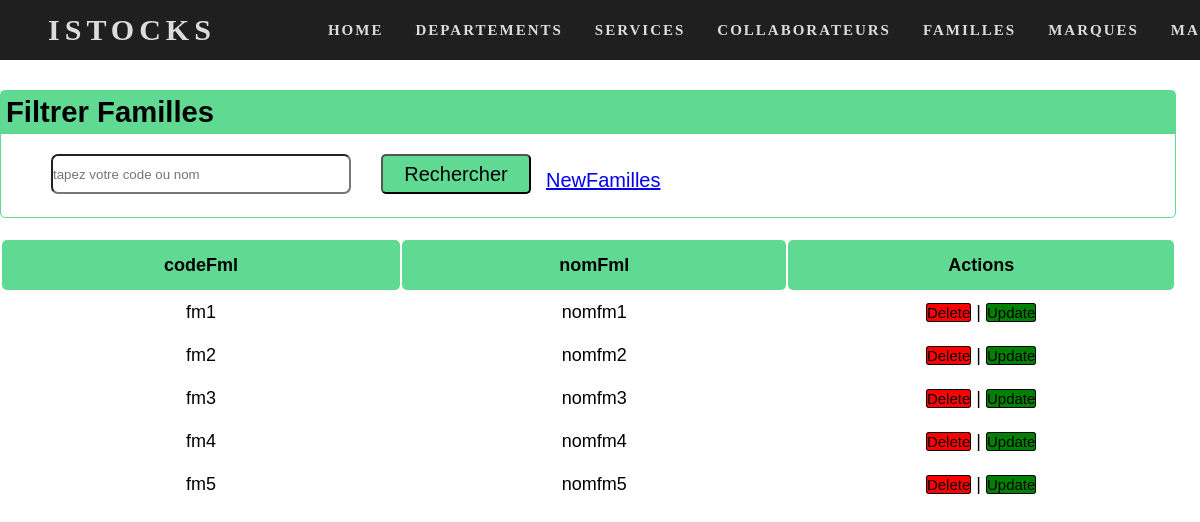
The page /Pages/GestionFamilleConsultation.php on the database as committed earlier.
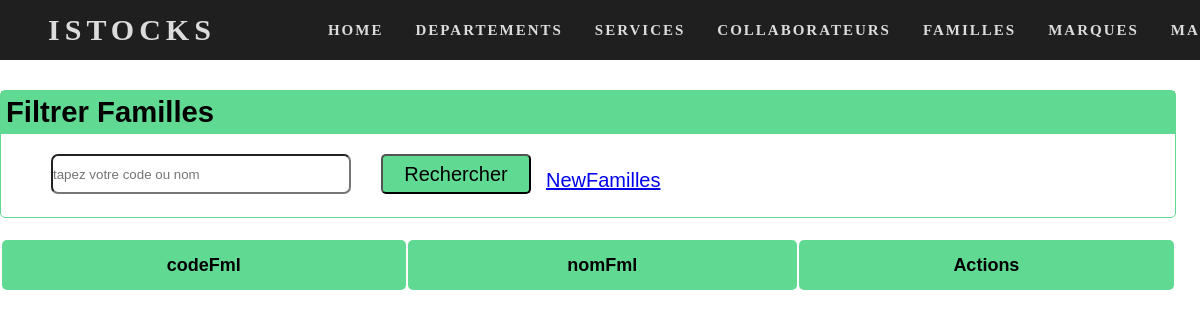
The same page on the database as committed later.
### tables this page shows
create table Familles (
    codeFml varchar(20),
    codeEntrFk varchar(20) null,
    nomFml varchar(80),
    description varchar(255),
    constraint pk primary key(codeFml,codeEntrFk)
);

### MyLibrery/connecter.php (called while the page is built, shortened)
<?php
function ExecuteReader($pdo,$req){
    return $pdo->query($req);
}
?>

### Pages/GestionFamilleConsultation.php (the view, shortened to what this page needs)
<?php
include("../myLibrery/head_istocks.php");
include("../myLibrery/connecter.php");
$dr_affiche=ExecuteReader($cnx,"select * from Familles");
?>
<br><br><br><br><br>
<div class="back">
    <form action="GestionFamilleConsultation.php" method="get" id="frm">
          <div class="part1">
            <div class="title">
               <H3> Filtrer Familles </H3>
            </div>
            <div class="text">
              <input type="text" name="codeFml" id="txt" placeholder="tapez votre code ou nom">
             <input type="submit" name="btn" value="Rechercher" id="button" >
             <a href="GestionFamille.php" id="new">NewFamilles</a>
             </div>
          </div>
             <table id="mytable" name="table">
                 <tr>
                   <th>codeFml</th>
                   <th>nomFml</th>
                   <th>Actions</th>
                 </tr>
                 <?php while($x=$dr_affiche->fetch()){?>
                <tr>
                    <td><?php echo($x['codeFml']); ?></td>
                    <td><?php echo($x['nomFml']); ?></td>
                    <td>
                    <a href="supFamille.php?codeFml=<?php echo($x['codeFml']); ?>&codeEntrFk=<?php echo($x['codeEntrFk']); ?>" onclick="return confirm('veuillez vraiment suprimer <?php echo($x['codeFml']); ?>');" value="<?php echo($x['codeFml']); ?>" class="D">Delete</a> |
                    <a href="EditFamille.php?codeFml=<?php echo($x['codeFml']); ?>&codeEntrFk=<?php echo($x['codeEntrFk']); ?>" onclick="return confirm('veuillez vraiment modifier <?php echo($x['codeFml']); ?>');"  class="E" value="<?php echo($x['codeFml']); ?>">Update</a>
                    </td>
                </tr>
               <?php }$dr_affiche->closeCursor(); ?>
             </table>
    </form>
</div>
</body>
</html>

### MyLibrery/head_istocks.php (shortened to what this page needs)
<!DOCTYPE html>
<html lang="en">
<head>
    <link rel="stylesheet" href="../css/style1.css">
</head>
<body>
    <nav>
    <div class="logo">
            <h4><a href="../index.php">Istocks</a></h4>
        </div>
        <ul class="nav-links">
            <li><a href="../index.php">Home</a></li>
            <li><a href="../Pages/Cslt_dep.php">departements</a></li>
            <li><a href="../Pages/Cslt_Services.php">services</a></li>
            <li><a href="../Pages/Cslt_Collabo.php">collaborateurs</a></li>
            <li><a href="../pages/GestionFamilleConsultation.php">Familles</a></li>
            <li><a href="../pages/GestionMarquesConsultation.php">Marques</a></li>
            <li><a href="../pages/GestionMagasinsConsultation.php">Magasin</a></li>
        </ul>
    </nav>

### css/style1.css (style rules this page uses)
* { padding: 0px; margin: 0px; box-sizing: border-box; }
nav { overflow: hidden; position: fixed; top:0; width: 100%; height: 60px; display: flex; justify-content: space-around; align-items: center; min-width: 8vh; font-family: Cambria, Cochin, Georgia, Times, 'Times New Roman', serif; background-color: rgb(32, 31, 31); }
.logo a { user-select: none; text-decoration: none; color: gainsboro; text-transform: uppercase; letter-spacing: 5px; font-size: 30px; }
.nav-links { display: flex; justify-content: space-around; width: 70%; }
.nav-links li { list-style: none; }
.nav-links a { user-select: none; font-size: 15px; text-decoration: none; padding: 22px 16px; color: gainsboro; text-decoration: none; letter-spacing: 2px; font-weight: bold; text-transform: uppercase; }

### Pages/GestionFamilleConsultation.php (style rules this page uses)
* { margin: 0; padding: 0; box-sizing: 0; }
.back { width: 100%; height: 500px; display: flex; flex-direction: column; font-family: 'Trebuchet MS', 'Lucida Sans Unicode', 'Lucida Grande', 'Lucida Sans', Arial, sans-serif; font-size: 25px; }
.back .part1 { display: flex; flex-direction: column; width: 98%; border:solid 1px rgb(96, 218, 147); border-radius: 5px; margin-bottom:20px; }
.back .part1 .title h3 { background-color: rgb(96, 218, 147) ; padding:5px; }
#new { margin:15px; }
.back .text { display: flex; flex-direction: row; margin: 20px 20px 10px 20px; }
.back .text #txt { width: 300px; height: 40px; border-radius:7px ; margin:0 30px; }
.back #button { height: 40px; width: 150px; cursor: pointer; border-radius: 5px; font-size: 20px; background-color: rgb(96, 218, 147) ; }
.back .text a { font-size: 20px; }
#mytable { width: 98%; text-align:center; font-size: 18px; cursor:pointer; }
#mytable th { height: 50px; padding:10px 20px; background-color: rgb(96, 218, 147); border-radius: 5px; }
#mytable td { padding:10px 0; }
#mytable tr td .D { list-style: none; border: 1px solid black; text-decoration: none; background-color: red; color: black; border-radius: 3px; font-size: 15px; }
#mytable tr td .E { list-style: none; border: 1px solid black; text-decoration: none; background-color: green; color: black; border-radius: 3px; font-size: 15px; }

Rows that differ between the two databases and show on the page:
removed familles: codeFml "fm1", nomFml "nomfm1"
removed familles: codeFml "fm2", nomFml "nomfm2"
removed familles: codeFml "fm3", nomFml "nomfm3"
removed familles: codeFml "fm4", nomFml "nomfm4"
removed familles: codeFml "fm5", nomFml "nomfm5"
